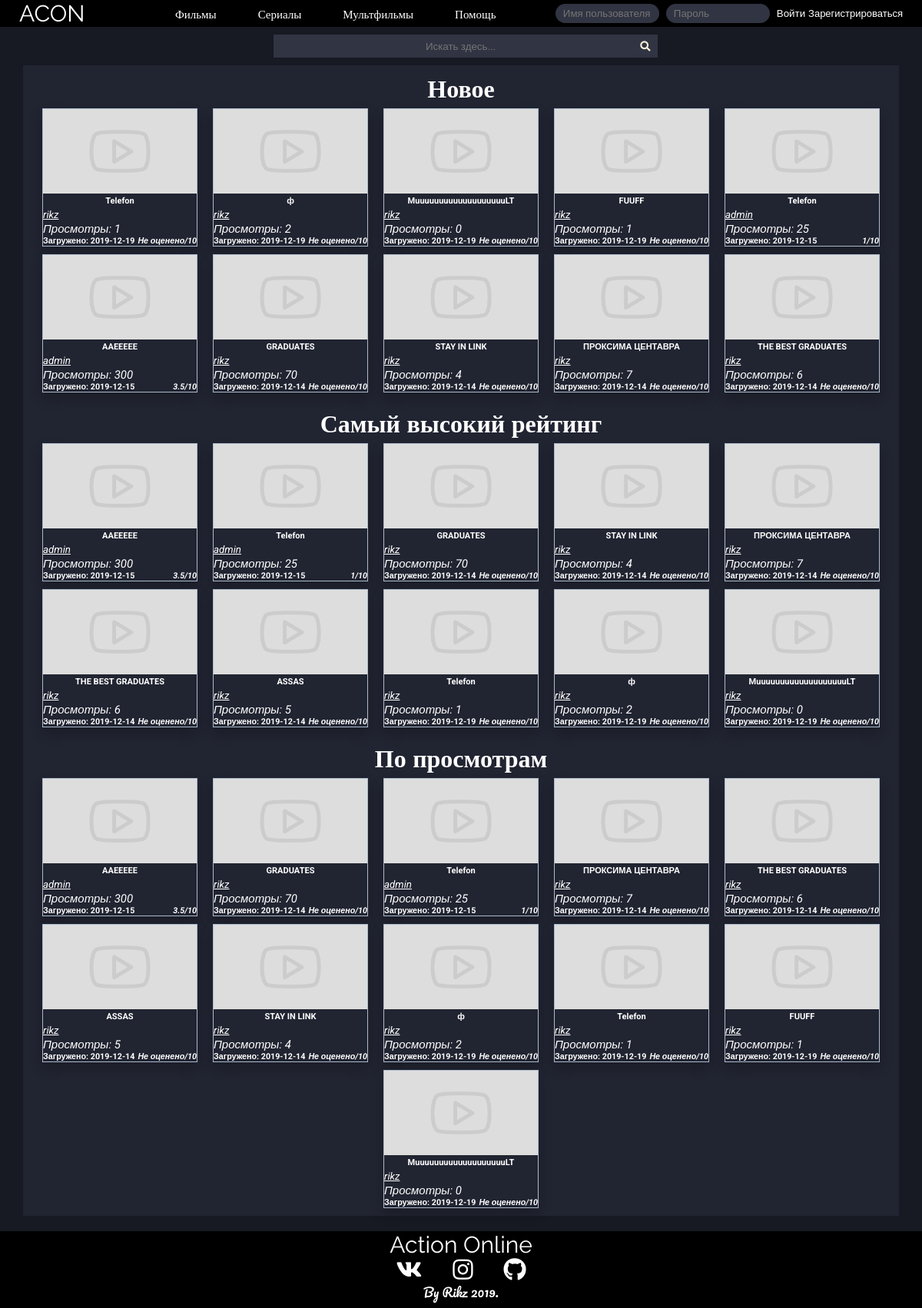
The page / on the database its author committed.
### tables this page shows
CREATE TABLE `files` (
  `id` int(11) UNSIGNED NOT NULL,
  `title` varchar(250) NOT NULL,
  `description` text,
  `preview` varchar(500) DEFAULT NULL,
  `location` varchar(500) NOT NULL,
  `author` varchar(200) DEFAULT NULL,
  `main_genre` int(11) UNSIGNED NOT NULL DEFAULT '1',
  `creator` int(11) UNSIGNED NOT NULL,
  `upload_date` date NOT NULL,
  `views` int(15) UNSIGNED DEFAULT NULL,
  `middle_rating` float UNSIGNED NOT NULL DEFAULT '0',
  `showing` int(10) UNSIGNED NOT NULL,
  `moderating` int(11) UNSIGNED NOT NULL
);

### blocks/home.php (the view, shortened to what this page needs)
<?php
function draw_video($query = 0) {
	if ($query) {
		require "lib/db.php";
		$data = mysqli_query($dbc,$query);
		$info = mysqli_fetch_assoc($data);
		echo "<div class='videos'>";
		while ($info) {
				if (!$info['preview'] || !file_exists($info['preview'])) {
					$info['preview'] = "images\\vid_paceholder.jpg";
				}
				if (!$info['middle_rating']) {
					$info['middle_rating'] = "Не оценено";
				}
				echo "
		        <div class='video'>
		        	<form method='GET' action='watch'>
		            <button class='videoButton' name='vid' value=".$info['id']."><img class='videoPreview' src=".$info['preview'].">
		            <h5>".$info['title']."</h5>
		            </button></form>
		            <form method='GET' action='account'>
		            <p>".accountButton($info['creator'])."</p>
		            </form>
		            <i id='homeViews'>Просмотры: ".$info['views']."</i>
		            <h6 id='homeAddInfo'>Загружено: ".$info['upload_date']."<i>".$info['middle_rating']."/10</i></h6>
		        </div>";
		        $info = mysqli_fetch_assoc($data);
		}
		echo "</div>";
	}
}
?>
<h1 id='about'>Новое</h1>
		<?php
		$query = "SELECT id,title,preview,creator,upload_date,views,middle_rating FROM `files` WHERE showing = 1 ORDER BY `files`.`upload_date` DESC LIMIT 10";
		draw_video($query);
		echo "<h1 id='about'>Самый высокий рейтинг</h1>";
		$query = "SELECT id,title,preview,creator,upload_date,views,middle_rating FROM `files` WHERE showing = 1 ORDER BY `files`.`middle_rating` DESC LIMIT 10";
		draw_video($query);
		echo "<h1 id='about'>По просмотрам</h1>";
		$query = "SELECT id,title,preview,creator,upload_date,views,middle_rating FROM `files` WHERE showing = 1 ORDER BY `files`.`views` DESC";
		draw_video($query);
		?>
	</div>

### style/style.css (style rules this page uses)
* { margin: 0; padding: 0; font-family: 'Roboto', sans-serif; }
html, body { height:100%; }
body { background-color: #171923; color: white; }
.videos { display: flex; flex-wrap: wrap; justify-content: center; }
.video { margin: 0 10px 10px 10px; margin-bottom: 10px; max-width: 200px; box-shadow: 0px 8px 16px 0px rgba(0,0,0,0.2); border: 1px #abc solid; }
#homeViews { font-size: 15px; }
#homeAddInfo { display: flex; flex-wrap: wrap; justify-content: space-between; align-items: flex-end; }
.videoPreview { width: 200px; height: 110px; }
.videoButton { cursor: pointer; border: none; color: white; background-color: #212431; }
#about { margin-bottom: 0; display: flex; justify-content: center; color: white; text-decoration: none; font-family: 'Pacifico', cursive; }

### rows shown on the page
files: title "Telefon", views "1", upload_date "2019-12-19"
files: title "ф", views "2", upload_date "2019-12-19"
files: title "MuuuuuuuuuuuuuuuuuuuLT", views "0", upload_date "2019-12-19"
files: title "FUUFF", views "1", upload_date "2019-12-19"
files: title "Telefon", views "25", upload_date "2019-12-15", middle_rating "1"
files: title "AAEEEEE", views "300", upload_date "2019-12-15", middle_rating "3.5"
files: title "GRADUATES", views "70", upload_date "2019-12-14"
files: title "STAY IN LINK", views "4", upload_date "2019-12-14"
files: title "ПРОКСИМА ЦЕНТАВРА", views "7", upload_date "2019-12-14"
files: title "THE BEST GRADUATES", views "6", upload_date "2019-12-14"
files: title "ASSAS", views "5", upload_date "2019-12-14"

### other values the page prints
NameByid($id) "rikz"
$info['middle_rating'] "Не оценено"
NameByid($id) "admin"
